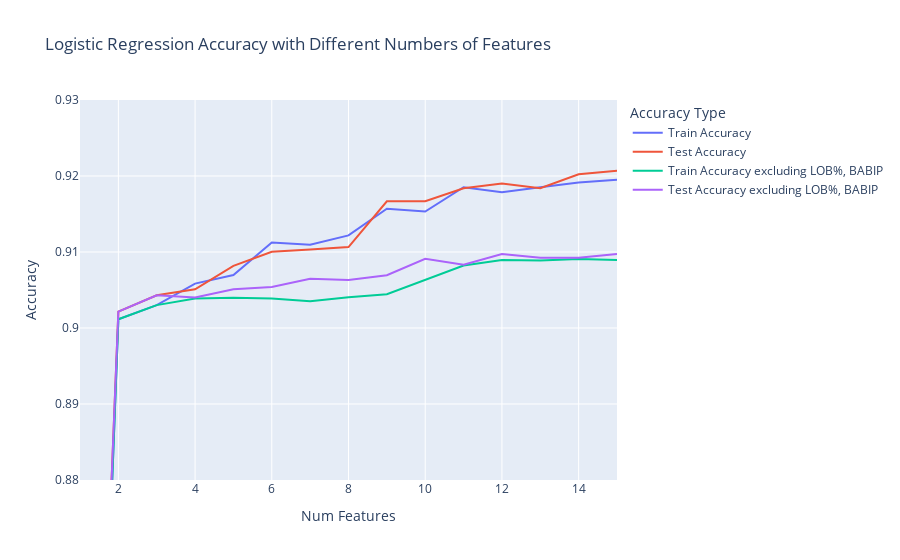

The code cell stored with this chart in its notebook:
### Code cell
px.line(df, x = 'Num Features', y = ['Train Accuracy', 'Test Accuracy', 'Train Accuracy excluding LOB%, BABIP', 'Test Accuracy excluding LOB%, BABIP'], title="Logistic Regression Accuracy with Different Numbers of Features",
            labels={ # replaces default labels by column name,
                'value': "Accuracy", 'variable': 'Accuracy Type'}, range_y = [.88, .93])

### Figure 1 — Plotly figure (JSON) as saved in the notebook; plotly's stock layout.template omitted (floating-point values rounded to 4 significant figures)
{"data": [{"hovertemplate": "Accuracy Type=Train Accuracy<br>Num Features=%{x}<br>Accuracy=%{y}<extra></extra>", "legendgroup": "Train Accuracy", "line": {"color": "#636efa", "dash": "solid"}, "marker": {"symbol": "circle"}, "mode": "lines", "name": "Train Accuracy", "orientation": "v", "showlegend": true, "type": "scatter", "x": [1, 2, 3, 4, 5, 6, 7, 8, 9, 10, 11, 12, 13, 14, 15], "xaxis": "x", "y": [0.7691, 0.9012, 0.903, 0.9058, 0.907, 0.9113, 0.9109, 0.9122, 0.9157, 0.9153, 0.9185, 0.9179, 0.9185, 0.9191, 0.9195], "yaxis": "y"}, {"hovertemplate": "Accuracy Type=Test Accuracy<br>Num Features=%{x}<br>Accuracy=%{y}<extra></extra>", "legendgroup": "Test Accuracy", "line": {"color": "#EF553B", "dash": "solid"}, "marker": {"symbol": "circle"}, "mode": "lines", "name": "Test Accuracy", "orientation": "v", "showlegend": true, "type": "scatter", "x": [1, 2, 3, 4, 5, 6, 7, 8, 9, 10, 11, 12, 13, 14, 15], "xaxis": "x", "y": [0.7769, 0.9021, 0.9043, 0.9051, 0.9082, 0.91, 0.9103, 0.9107, 0.9167, 0.9167, 0.9184, 0.919, 0.9184, 0.9202, 0.9207], "yaxis": "y"}, {"hovertemplate": "Accuracy Type=Train Accuracy excluding LOB%, BABIP<br>Num Features=%{x}<br>Accuracy=%{y}<extra></extra>", "legendgroup": "Train Accuracy excluding LOB%, BABIP", "line": {"color": "#00cc96", "dash": "solid"}, "marker": {"symbol": "circle"}, "mode": "lines", "name": "Train Accuracy excluding LOB%, BABIP", "orientation": "v", "showlegend": true, "type": "scatter", "x": [1, 2, 3, 4, 5, 6, 7, 8, 9, 10, 11, 12, 13, 14, 15], "xaxis": "x", "y": [0.7691, 0.9012, 0.903, 0.9039, 0.904, 0.9039, 0.9035, 0.904, 0.9045, 0.9063, 0.9082, 0.9089, 0.9089, 0.9091, 0.9089], "yaxis": "y"}, {"hovertemplate": "Accuracy Type=Test Accuracy excluding LOB%, BABIP<br>Num Features=%{x}<br>Accuracy=%{y}<extra></extra>", "legendgroup": "Test Accuracy excluding LOB%, BABIP", "line": {"color": "#ab63fa", "dash": "solid"}, "marker": {"symbol": "circle"}, "mode": "lines", "name": "Test Accuracy excluding LOB%, BABIP", "orientation": "v", "showlegend": true, "type": "scatter", "x": [1, 2, 3, 4, 5, 6, 7, 8, 9, 10, 11, 12, 13, 14, 15], "xaxis": "x", "y": [0.7769, 0.9021, 0.9043, 0.904, 0.9051, 0.9054, 0.9065, 0.9063, 0.9069, 0.9091, 0.9083, 0.9097, 0.9093, 0.9093, 0.9097], "yaxis": "y"}], "layout": {"legend": {"title": {"text": "Accuracy Type"}, "tracegroupgap": 0}, "title": {"text": "Logistic Regression Accuracy with Different Numbers of Features"}, "xaxis": {"anchor": "y", "domain": [0, 1], "title": {"text": "Num Features"}}, "yaxis": {"anchor": "x", "domain": [0, 1], "range": [0.88, 0.93], "title": {"text": "Accuracy"}}}}
